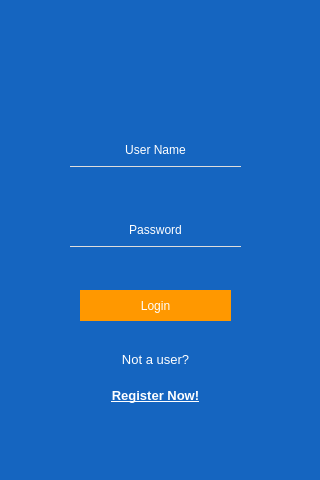
<?xml version="1.0" encoding="UTF-8"?>
<ui version="4.0">
 <class>Form</class>
 <widget class="QWidget" name="Form">
  <property name="geometry">
   <rect>
    <x>0</x>
    <y>0</y>
    <width>320</width>
    <height>480</height>
   </rect>
  </property>
  <property name="windowTitle">
   <string>Form</string>
  </property>
  <property name="styleSheet">
   <string notr="true">/* QWidget */
QWidget {
    background: #1565c0;
}

/* Line Edit */
QLineEdit, QLineEdit:hover {
    border: none;
    padding-bottom: 2px;
    border-bottom: 1px solid #dddddd;
    color: #dddddd;
    background-color:rgba(0,0,0,0);
}

QLineEdit:editable{
    border: none;
    padding-bottom: 2px;
    border-bottom: 2px solid #b2dfdb;
    font-size: 20px;
}

QLineEdit:disabled{
    border: 0px solid white;
    padding-bottom: 2px;
    border-bottom: 2px solid #eeeeee;
}

QLineEdit:focus{
    border: 0px solid white;
    padding-bottom: 2px;
    border-bottom: 2px solid #ff9800;
    color: #eeeeee;
}
QLineEdit:pressed {
    border: none;
    padding-bottom: 2px;
    border-bottom: 2px solid #ff9800;
}

/* Push Button */

QPushButton, QPushButton:focus, QPushButton:focus {
  background-color: #ff9800;
  border: none;
  color: white;
  padding: 3px 20px;
}


QPushButton:hover, QPushButton:hover:focus {
  background-color: #ff9800;
  border-color: #ff9800;
  border: none;
}

QPushButton:selected { 
    border:none;
}

QPushButton:pressed,
QPushButton:pressed:focus {
  background-color: #ee7700;
  border: none;
  color: white;
}

</string>
  </property>
  <widget class="QLineEdit" name="lineEdit">
   <property name="geometry">
    <rect>
     <x>70</x>
     <y>140</y>
     <width>171</width>
     <height>27</height>
    </rect>
   </property>
   <property name="inputMask">
    <string/>
   </property>
  </widget>
  <widget class="QLineEdit" name="lineEdit_2">
   <property name="geometry">
    <rect>
     <x>70</x>
     <y>220</y>
     <width>171</width>
     <height>27</height>
    </rect>
   </property>
   <property name="inputMask">
    <string/>
   </property>
   <property name="text">
    <string/>
   </property>
   <property name="echoMode">
    <enum>QLineEdit::Password</enum>
   </property>
  </widget>
  <widget class="QPushButton" name="pushButton">
   <property name="geometry">
    <rect>
     <x>80</x>
     <y>290</y>
     <width>151</width>
     <height>31</height>
    </rect>
   </property>
   <property name="text">
    <string>Login</string>
   </property>
  </widget>
  <widget class="QLabel" name="label">
   <property name="geometry">
    <rect>
     <x>90</x>
     <y>350</y>
     <width>131</width>
     <height>20</height>
    </rect>
   </property>
   <property name="text">
    <string>&lt;html&gt;&lt;head/&gt;&lt;body&gt;&lt;p align=&quot;center&quot;&gt;&lt;span style=&quot; font-size:10pt; color:#ffffff;&quot;&gt;Not a user?&lt;/span&gt;&lt;/p&gt;&lt;/body&gt;&lt;/html&gt;</string>
   </property>
  </widget>
  <widget class="QLabel" name="label_2">
   <property name="geometry">
    <rect>
     <x>80</x>
     <y>380</y>
     <width>151</width>
     <height>31</height>
    </rect>
   </property>
   <property name="text">
    <string>&lt;html&gt;&lt;head/&gt;&lt;body&gt;&lt;p align=&quot;center&quot;&gt;&lt;span style=&quot; font-size:10pt; font-weight:600; text-decoration: underline; color:#ffffff;&quot;&gt;Register Now!&lt;/span&gt;&lt;/p&gt;&lt;/body&gt;&lt;/html&gt;</string>
   </property>
  </widget>
  <widget class="QLabel" name="label_3">
   <property name="geometry">
    <rect>
     <x>90</x>
     <y>140</y>
     <width>131</width>
     <height>20</height>
    </rect>
   </property>
   <property name="text">
    <string>&lt;html&gt;&lt;head/&gt;&lt;body&gt;&lt;p align=&quot;center&quot;&gt;&lt;span style=&quot; color:#ffffff;&quot;&gt;User Name&lt;/span&gt;&lt;/p&gt;&lt;/body&gt;&lt;/html&gt;</string>
   </property>
  </widget>
  <widget class="QLabel" name="label_4">
   <property name="geometry">
    <rect>
     <x>90</x>
     <y>220</y>
     <width>131</width>
     <height>20</height>
    </rect>
   </property>
   <property name="text">
    <string>&lt;html&gt;&lt;head/&gt;&lt;body&gt;&lt;p align=&quot;center&quot;&gt;&lt;span style=&quot; color:#ffffff;&quot;&gt;Password&lt;/span&gt;&lt;/p&gt;&lt;/body&gt;&lt;/html&gt;</string>
   </property>
  </widget>
  <zorder>label_4</zorder>
  <zorder>label_3</zorder>
  <zorder>label_2</zorder>
  <zorder>lineEdit</zorder>
  <zorder>lineEdit_2</zorder>
  <zorder>pushButton</zorder>
  <zorder>label</zorder>
 </widget>
 <resources/>
 <connections/>
</ui>
